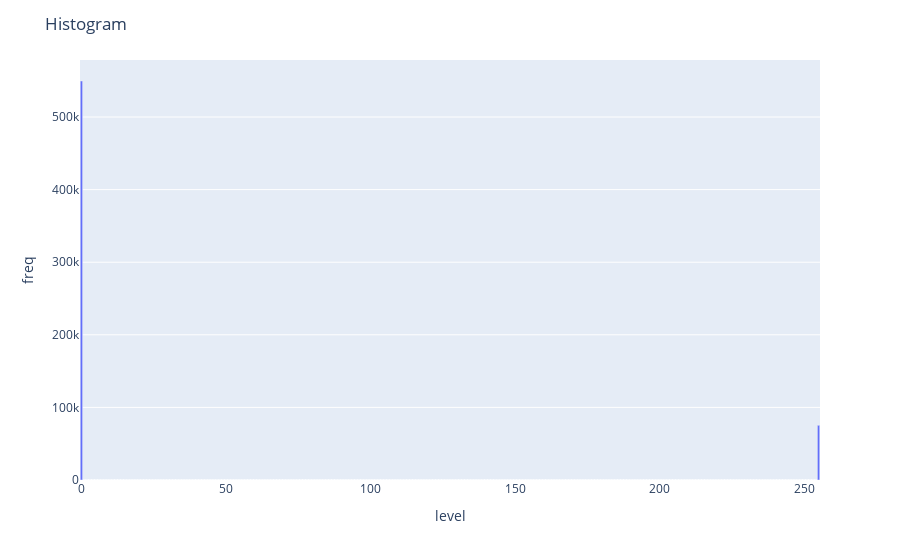

Notebook code cell kept with this figure:
### Markdown cell above
### How to identify borders

### Code cell
img_c = cv2.Canny(img, 100, 200)
plot_hist(img_c, "Histogram")
plot_img_by_obj(img_c)

### Figure 1 — Plotly figure (JSON) as saved in the notebook; plotly's stock layout.template omitted (floating-point values rounded to 4 significant figures; data arrays with more than 128 entries replaced by an {"elided": "..."} marker saying what was removed)
{"data": [{"alignmentgroup": "True", "hovertemplate": "level=%{x}<br>freq=%{y}<extra></extra>", "legendgroup": "", "marker": {"color": "#636efa"}, "name": "", "offsetgroup": "", "orientation": "v", "showlegend": false, "textposition": "auto", "type": "bar", "x": {"elided": "256 int values"}, "xaxis": "x", "y": {"elided": "256 int values"}, "yaxis": "y"}], "layout": {"barmode": "relative", "legend": {"tracegroupgap": 0}, "margin": {"t": 60}, "title": {"text": "Histogram"}, "xaxis": {"anchor": "y", "domain": [0, 1], "title": {"text": "level"}}, "yaxis": {"anchor": "x", "domain": [0, 1], "title": {"text": "freq"}}}}
